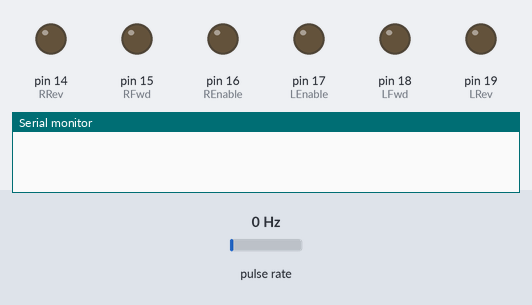
A sketch run on a simulated Arduino Uno, built with avr-gcc and run on an emulated ATmega328P. Shown: output pins drawn as LEDs (lit = HIGH), the last lines printed to the serial monitor. Wiring (inferred from the names in the program): pulse sensor: data pin 3. Inputs (shaded band) come from the test bench; at power-on: pulse rate 0 Hz.

Above: at 1.2 s.
1.3 s: pulse rate (sensor on pin 3) set to 2 Hz
At 2.9 s:
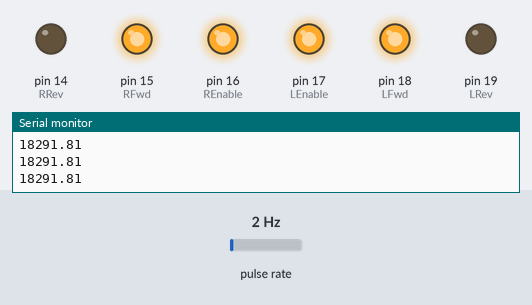
Timing chart, 0 to 4.4 s (numbered marks = the images above; inputs shaded):
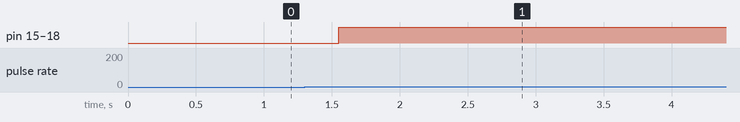

Measured:
- the behaviour switches between 0 and 1 Hz on pulse rate (sensor on pin 3) (found by bisection; images 0 and 1)
- after the input at 1.3 s, pin 15 (RFwd), pin 16 (REnable), pin 17 (LEnable), pin 18 (LFwd): LOW → HIGH after 0.25 s

The sketch:

back-speed-control.ino
```cpp
#define rEncoder 3
#define REnable 16
#define RRev  14
#define RFwd  15

#define LEnable 17
#define LFwd  18
#define LRev  19

double rightPulse = 0.0;
double rightTime = 0.0;
double rightSpeed = 0.0;

//------------------- PID VARIABLES FOR RIGHT----------------------//
double error = 0;
double speedInp = 0; //make it NEGATIVE
double setpointR = 0;
double speedr = 0;
int overshootflagr = 0;
double errord = 0;
double preverror = 0;
double errori = 0;
double controlinput = 0;
double kpr = 500.0, kir = 0, kdr = 0 /10000; // modify for optimal performance

void setup()
{
  Serial.begin(9600);
  pinMode(rEncoder, INPUT);
  pinMode(REnable, OUTPUT);
  pinMode(RFwd, OUTPUT);
  pinMode(RRev, OUTPUT);

  pinMode(LEnable, OUTPUT);
  pinMode(LFwd, OUTPUT);
  pinMode(LRev, OUTPUT);
  attachInterrupt(1, rightEncoderISR, CHANGE);
}

void loop()
{
  rightSpeed = 0.0;
}
void pidr()
{
  setpointR = 20/10000000;  //Revolutions per 0.1 Seconds
  speedr = rightSpeed;
  error = speedr - setpointR;
  Serial.println(error);
  errord = (error -preverror);
  errori += (error);
  controlinput = (kpr*error) + (kdr*errord) + (kir*errori);
  preverror = error;
   if(controlinput > 255)
  {
    controlinput = 255;
  }
  else if( controlinput < -255)
  {
    controlinput = -255;
  }
  if (controlinput>30)
  {
    forwardr();
    forwardl();
    analogWrite(LEnable,controlinput);
    analogWrite(REnable,controlinput);
  }
  else if(controlinput < -30)
  {
    reverser();
    analogWrite(REnable,abs(controlinput));
    reversel();
    analogWrite(LEnable,abs(controlinput));
  }
  else
  {
    finishr();
    finishl();
  }
}
void forwardr ()
{
  digitalWrite(RFwd, HIGH);
  digitalWrite(RRev, LOW);
}

void reverser ()
{
  digitalWrite(RFwd, LOW);
  digitalWrite(RRev, HIGH);
}

void finishr ()
{
  digitalWrite(RFwd, LOW);
  digitalWrite(RRev, LOW);
}

void forwardl ()
{
  digitalWrite(LFwd, HIGH);
  digitalWrite(LRev, LOW);
}

void reversel ()
{
  digitalWrite(LFwd, LOW);
  digitalWrite(LRev, HIGH);
}

void finishl ()
{
  digitalWrite(LFwd, LOW);
  digitalWrite(LRev, LOW);
}
void rightEncoderISR()
{
  rightPulse = micros();
  rightPulse = rightPulse - rightTime;
  rightTime = micros();
  rightSpeed = ((rightPulse)*0.073170732); //Rotations per MICROSECOND
  pidr();
}
```
